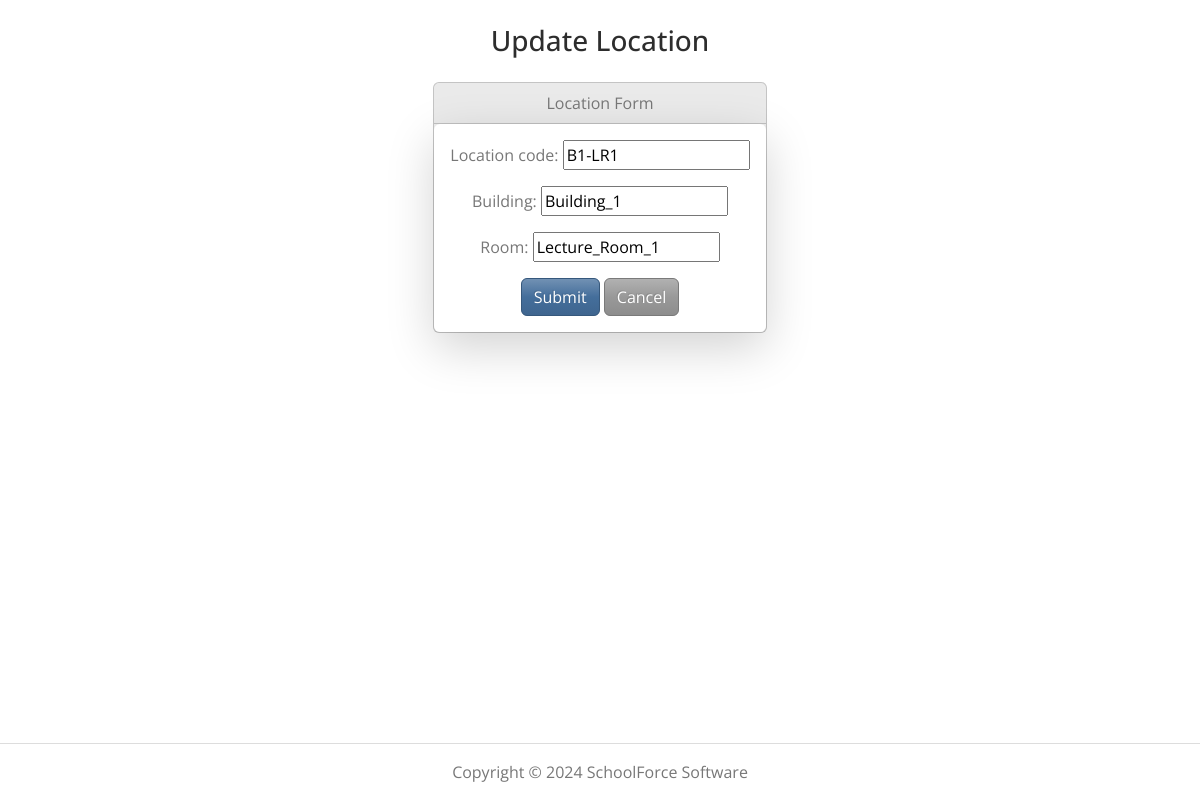
/location_update/2 (signed in), run on the app's committed database.
### cmsmain/models.py (models this page shows, shortened)
class Location(models.Model):
    location_code = models.CharField(max_length=10, unique=True, null=True, blank=True)
    building = models.CharField(max_length=20, null=True, blank=True)
    room = models.CharField(max_length=20, null=True, blank=True)

### cmsmain/views.py (the view)
# urls.py: path('location_update/<int:pk>', views.LocationUpdateView.as_view(), name='location_update'),
@method_decorator(login_required, name='dispatch')
class LocationUpdateView(UpdateView):
    model = Location
    fields = '__all__'
    success_url = '/location_success/'
    def get_context_data(self, **kwargs):
        context = super().get_context_data(**kwargs)
        context['operation'] = 'update'
        return context

### cmsmain/templates/cmsmain/location_form.html (shortened to what this page needs)
{% extends "cmsmain/base.html" %}
{% block content %}
{% if operation == 'create' %}
    <h3 class="text-center m-4"> Add Location</h3>
{% elif operation == 'update' %}
    <h3 class="text-center m-4"> Update Location</h3>
{% endif %}
<div class="d-flex justify-content-center">
    <div class="row">
        <div class="col col-md">
            <div class="card bg-light mb-3">
                <div class="card-header">
                    Location Form
                </div>
                <div class="card-body shadow-lg bg-body rounded">
                    <form method="post" enctype="multipart/form-data">
                        {{ form.as_p }}
                        <button type="submit" class="btn btn-primary">Submit</button>
                        <a href="{{ request.META.HTTP_REFERER }}" class="btn btn-secondary">Cancel</a>
                    </form>
                </div>
            </div>
        </div>
    </div>
</div>
{% endblock %}

### cmsmain/templates/cmsmain/base.html (style rules this page uses)
.wrapper { min-height: 100vh; display: flex; flex-direction: column; }

### data on the page
Location: location_code "B1-LR1", building "Building_1", room "Lecture_Room_1"
